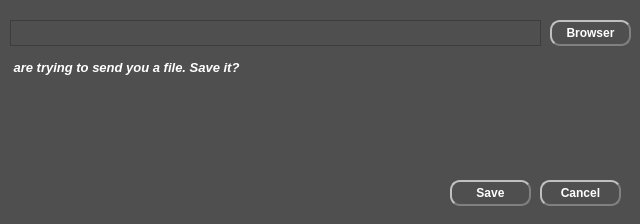
<?xml version="1.0" encoding="UTF-8"?>
<ui version="4.0">
 <class>NewDataMessage</class>
 <widget class="QDialog" name="NewDataMessage">
  <property name="geometry">
   <rect>
    <x>0</x>
    <y>0</y>
    <width>640</width>
    <height>224</height>
   </rect>
  </property>
  <property name="font">
   <font>
    <strikeout>false</strikeout>
   </font>
  </property>
  <property name="windowTitle">
   <string>Dialog</string>
  </property>
  <property name="styleSheet">
   <string notr="true">background: rgb(79, 79, 79)</string>
  </property>
  <widget class="QPushButton" name="BrowserButton">
   <property name="geometry">
    <rect>
     <x>550</x>
     <y>20</y>
     <width>81</width>
     <height>26</height>
    </rect>
   </property>
   <property name="font">
    <font>
     <family>Arial</family>
     <weight>75</weight>
     <bold>true</bold>
     <strikeout>false</strikeout>
    </font>
   </property>
   <property name="styleSheet">
    <string notr="true">color:white;
border-style: outset;
border-width: 2px;
border-radius: 10px;
border-color: gray;</string>
   </property>
   <property name="text">
    <string>Browser</string>
   </property>
  </widget>
  <widget class="QTextEdit" name="PathTextEdit">
   <property name="geometry">
    <rect>
     <x>10</x>
     <y>20</y>
     <width>531</width>
     <height>26</height>
    </rect>
   </property>
   <property name="styleSheet">
    <string notr="true">color: white</string>
   </property>
  </widget>
  <widget class="QPushButton" name="SaveButton">
   <property name="geometry">
    <rect>
     <x>450</x>
     <y>180</y>
     <width>81</width>
     <height>26</height>
    </rect>
   </property>
   <property name="font">
    <font>
     <family>Arial</family>
     <weight>75</weight>
     <bold>true</bold>
     <strikeout>false</strikeout>
    </font>
   </property>
   <property name="styleSheet">
    <string notr="true">color:white;
border-style: outset;
border-width: 2px;
border-radius: 10px;
border-color: gray;</string>
   </property>
   <property name="text">
    <string>Save</string>
   </property>
  </widget>
  <widget class="QPushButton" name="CancelButton">
   <property name="geometry">
    <rect>
     <x>540</x>
     <y>180</y>
     <width>81</width>
     <height>26</height>
    </rect>
   </property>
   <property name="font">
    <font>
     <family>Arial</family>
     <weight>75</weight>
     <bold>true</bold>
     <strikeout>false</strikeout>
    </font>
   </property>
   <property name="styleSheet">
    <string notr="true">color:white;
border-style: outset;
border-width: 2px;
border-radius: 10px;
border-color: gray;</string>
   </property>
   <property name="text">
    <string>Cancel</string>
   </property>
  </widget>
  <widget class="QLabel" name="InfoText">
   <property name="geometry">
    <rect>
     <x>10</x>
     <y>60</y>
     <width>621</width>
     <height>101</height>
    </rect>
   </property>
   <property name="palette">
    <palette>
     <active>
      <colorrole role="WindowText">
       <brush brushstyle="SolidPattern">
        <color alpha="255">
         <red>255</red>
         <green>255</green>
         <blue>255</blue>
        </color>
       </brush>
      </colorrole>
      <colorrole role="Button">
       <brush brushstyle="SolidPattern">
        <color alpha="255">
         <red>79</red>
         <green>79</green>
         <blue>79</blue>
        </color>
       </brush>
      </colorrole>
      <colorrole role="Base">
       <brush brushstyle="SolidPattern">
        <color alpha="255">
         <red>79</red>
         <green>79</green>
         <blue>79</blue>
        </color>
       </brush>
      </colorrole>
      <colorrole role="Window">
       <brush brushstyle="SolidPattern">
        <color alpha="255">
         <red>79</red>
         <green>79</green>
         <blue>79</blue>
        </color>
       </brush>
      </colorrole>
     </active>
     <inactive>
      <colorrole role="WindowText">
       <brush brushstyle="SolidPattern">
        <color alpha="255">
         <red>255</red>
         <green>255</green>
         <blue>255</blue>
        </color>
       </brush>
      </colorrole>
      <colorrole role="Button">
       <brush brushstyle="SolidPattern">
        <color alpha="255">
         <red>79</red>
         <green>79</green>
         <blue>79</blue>
        </color>
       </brush>
      </colorrole>
      <colorrole role="Base">
       <brush brushstyle="SolidPattern">
        <color alpha="255">
         <red>79</red>
         <green>79</green>
         <blue>79</blue>
        </color>
       </brush>
      </colorrole>
      <colorrole role="Window">
       <brush brushstyle="SolidPattern">
        <color alpha="255">
         <red>79</red>
         <green>79</green>
         <blue>79</blue>
        </color>
       </brush>
      </colorrole>
     </inactive>
     <disabled>
      <colorrole role="WindowText">
       <brush brushstyle="SolidPattern">
        <color alpha="127">
         <red>255</red>
         <green>255</green>
         <blue>255</blue>
        </color>
       </brush>
      </colorrole>
      <colorrole role="Button">
       <brush brushstyle="SolidPattern">
        <color alpha="255">
         <red>79</red>
         <green>79</green>
         <blue>79</blue>
        </color>
       </brush>
      </colorrole>
      <colorrole role="Base">
       <brush brushstyle="SolidPattern">
        <color alpha="255">
         <red>79</red>
         <green>79</green>
         <blue>79</blue>
        </color>
       </brush>
      </colorrole>
      <colorrole role="Window">
       <brush brushstyle="SolidPattern">
        <color alpha="255">
         <red>79</red>
         <green>79</green>
         <blue>79</blue>
        </color>
       </brush>
      </colorrole>
     </disabled>
    </palette>
   </property>
   <property name="font">
    <font>
     <family>Arial</family>
     <pointsize>10</pointsize>
     <weight>75</weight>
     <italic>true</italic>
     <bold>true</bold>
     <strikeout>false</strikeout>
    </font>
   </property>
   <property name="tabletTracking">
    <bool>false</bool>
   </property>
   <property name="autoFillBackground">
    <bool>false</bool>
   </property>
   <property name="text">
    <string> are trying to send you a file. Save it?</string>
   </property>
   <property name="textFormat">
    <enum>Qt::AutoText</enum>
   </property>
   <property name="alignment">
    <set>Qt::AlignJustify|Qt::AlignTop</set>
   </property>
   <property name="wordWrap">
    <bool>true</bool>
   </property>
  </widget>
 </widget>
 <resources/>
 <connections/>
</ui>
